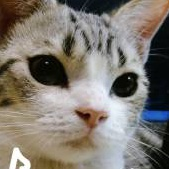
#> input picture train/testdata/66brother/face (1).jpg, 169 x 169 px; its folder holds only this picture in this run
$ python -i HOG.py   (imports and definitions only)   (older library calls are emulated)
#> lines starting #> are read from the running program, lines starting #| are printed output that depends on the picture
#> further down, picture is the input picture: shape (169, 169, 3); mean B, G, R 113.5, 121.6, 127.9
# coding=utf-8

import math

import matplotlib.pyplot as plt
import numpy as np

import cv2

class Hog_descriptor():
    def __init__(self, img, cell_size=16, bin_size=8):
#> called with cell_size = 16, bin_size = 8
        self.img = img
        self.img = np.sqrt(img / np.max(img))
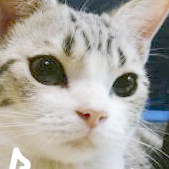
#> self.img: shape (169, 169, 3) float64; mean B, G, R 0.624, 0.655, 0.67
        self.img = img * 255
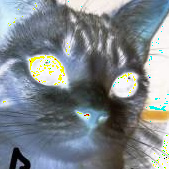
#> self.img: shape (169, 169, 3); mean B, G, R 139.4, 134.3, 127.1
        self.cell_size = cell_size
        self.bin_size = bin_size
        self.angle_unit = 360 / self.bin_size
        assert type(self.bin_size) == int, "bin_size should be integer,"
        assert type(self.cell_size) == int, "cell_size should be integer,"
#> (the run stopped early here; a loop or call above may not have finished)

$ run again, on train/testdata/66brother/face (11).jpg
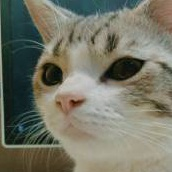
#> input picture train/testdata/66brother/face (11).jpg, 172 x 172 px
#> picture is the input picture: shape (172, 172, 3); mean B, G, R 102.1, 116.9, 116.4
#> in __init__, `self.img = np.sqrt(img / np.max(img))`:
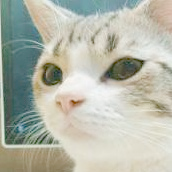
#> self.img: shape (172, 172, 3) float64; mean B, G, R 0.67, 0.722, 0.71
#> in __init__, `self.img = img * 255`:
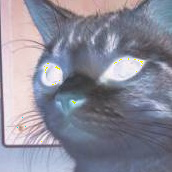
#> self.img: shape (172, 172, 3); mean B, G, R 153.5, 139.1, 139.6

$ run again, on train/testdata/66brother/face (12).jpg
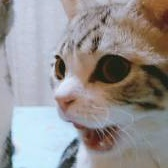
#> input picture train/testdata/66brother/face (12).jpg, 168 x 168 px
#> picture is the input picture: shape (168, 168, 3); mean B, G, R 146.6, 146.4, 149.7
#> in __init__, `self.img = np.sqrt(img / np.max(img))`:
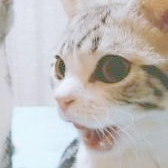
#> self.img: shape (168, 168, 3) float64; mean B, G, R 0.732, 0.741, 0.755
#> in __init__, `self.img = img * 255`:
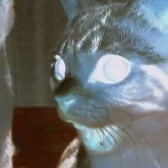
#> self.img: shape (168, 168, 3); mean B, G, R 109.4, 109.6, 106.3

$ run again, on train/testdata/66brother/face (13).jpg
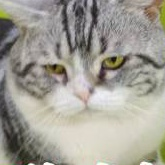
#> input picture train/testdata/66brother/face (13).jpg, 165 x 165 px
#> picture is the input picture: shape (165, 165, 3); mean B, G, R 149.5, 158.9, 161.7
#> in __init__, `self.img = np.sqrt(img / np.max(img))`:
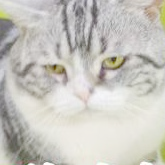
#> self.img: shape (165, 165, 3) float64; mean B, G, R 0.754, 0.779, 0.787
#> in __init__, `self.img = img * 255`:
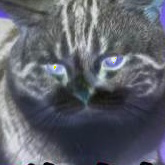
#> self.img: shape (165, 165, 3); mean B, G, R 106.4, 97.1, 94.3
